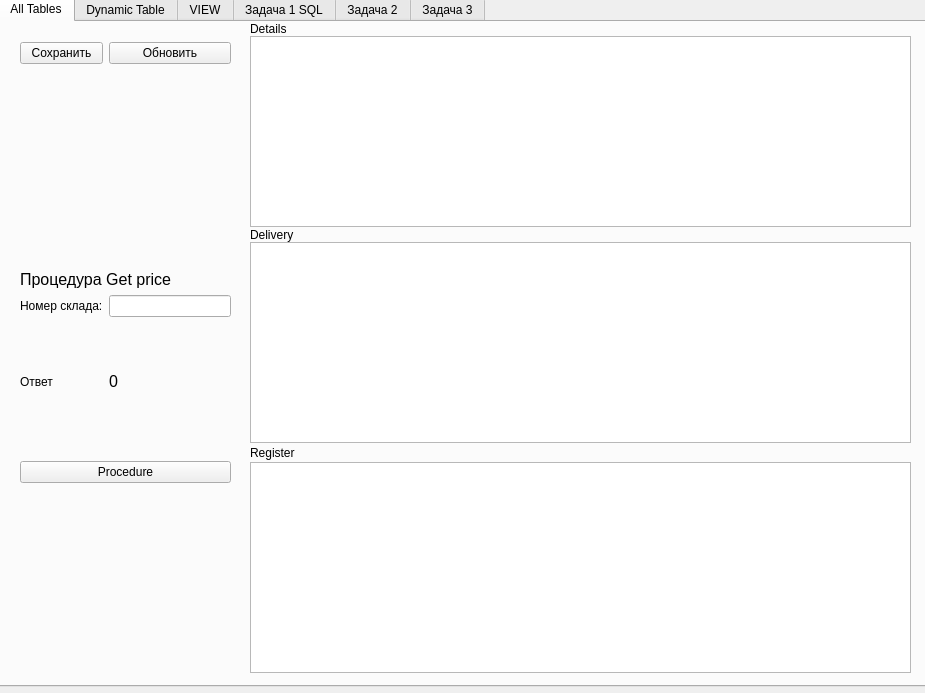
<?xml version="1.0" encoding="UTF-8"?>
<ui version="4.0">
 <class>MainWindow</class>
 <widget class="QMainWindow" name="MainWindow">
  <property name="geometry">
   <rect>
    <x>0</x>
    <y>0</y>
    <width>925</width>
    <height>693</height>
   </rect>
  </property>
  <property name="windowTitle">
   <string>MainWindow</string>
  </property>
  <widget class="QWidget" name="centralwidget">
   <widget class="QTabWidget" name="tabWidget">
    <property name="geometry">
     <rect>
      <x>-2</x>
      <y>-4</y>
      <width>931</width>
      <height>691</height>
     </rect>
    </property>
    <property name="currentIndex">
     <number>0</number>
    </property>
    <widget class="QWidget" name="all_tables">
     <attribute name="title">
      <string>All Tables</string>
     </attribute>
     <widget class="QTableView" name="Details">
      <property name="geometry">
       <rect>
        <x>250</x>
        <y>14</y>
        <width>661</width>
        <height>191</height>
       </rect>
      </property>
     </widget>
     <widget class="QTableView" name="Deliv">
      <property name="geometry">
       <rect>
        <x>250</x>
        <y>220</y>
        <width>661</width>
        <height>201</height>
       </rect>
      </property>
     </widget>
     <widget class="QTableView" name="Register">
      <property name="geometry">
       <rect>
        <x>250</x>
        <y>440</y>
        <width>661</width>
        <height>211</height>
       </rect>
      </property>
     </widget>
     <widget class="QLabel" name="label_7">
      <property name="geometry">
       <rect>
        <x>250</x>
        <y>-1</y>
        <width>49</width>
        <height>16</height>
       </rect>
      </property>
      <property name="sizePolicy">
       <sizepolicy hsizetype="Minimum" vsizetype="Preferred">
        <horstretch>0</horstretch>
        <verstretch>0</verstretch>
       </sizepolicy>
      </property>
      <property name="text">
       <string>Details</string>
      </property>
     </widget>
     <widget class="QLabel" name="label_8">
      <property name="geometry">
       <rect>
        <x>250</x>
        <y>205</y>
        <width>49</width>
        <height>16</height>
       </rect>
      </property>
      <property name="sizePolicy">
       <sizepolicy hsizetype="Minimum" vsizetype="Preferred">
        <horstretch>0</horstretch>
        <verstretch>0</verstretch>
       </sizepolicy>
      </property>
      <property name="text">
       <string>Delivery</string>
      </property>
     </widget>
     <widget class="QLabel" name="label_9">
      <property name="geometry">
       <rect>
        <x>250</x>
        <y>423</y>
        <width>49</width>
        <height>16</height>
       </rect>
      </property>
      <property name="sizePolicy">
       <sizepolicy hsizetype="Minimum" vsizetype="Preferred">
        <horstretch>0</horstretch>
        <verstretch>0</verstretch>
       </sizepolicy>
      </property>
      <property name="text">
       <string>Register</string>
      </property>
     </widget>
     <widget class="QWidget" name="gridLayoutWidget_5">
      <property name="geometry">
       <rect>
        <x>20</x>
        <y>20</y>
        <width>211</width>
        <height>441</height>
       </rect>
      </property>
      <layout class="QGridLayout" name="gridLayout_5">
       <item row="5" column="0">
        <spacer name="verticalSpacer">
         <property name="orientation">
          <enum>Qt::Vertical</enum>
         </property>
         <property name="sizeType">
          <enum>QSizePolicy::Fixed</enum>
         </property>
         <property name="sizeHint" stdset="0">
          <size>
           <width>20</width>
           <height>15</height>
          </size>
         </property>
        </spacer>
       </item>
       <item row="6" column="0" colspan="2">
        <widget class="QPushButton" name="proc">
         <property name="sizePolicy">
          <sizepolicy hsizetype="Minimum" vsizetype="Maximum">
           <horstretch>0</horstretch>
           <verstretch>0</verstretch>
          </sizepolicy>
         </property>
         <property name="text">
          <string>Procedure</string>
         </property>
        </widget>
       </item>
       <item row="3" column="1">
        <widget class="QLineEdit" name="id_sklad"/>
       </item>
       <item row="1" column="0" colspan="2">
        <spacer name="verticalSpacer_2">
         <property name="orientation">
          <enum>Qt::Vertical</enum>
         </property>
         <property name="sizeType">
          <enum>QSizePolicy::Fixed</enum>
         </property>
         <property name="sizeHint" stdset="0">
          <size>
           <width>20</width>
           <height>200</height>
          </size>
         </property>
        </spacer>
       </item>
       <item row="2" column="0" colspan="2">
        <widget class="QLabel" name="label_10">
         <property name="sizePolicy">
          <sizepolicy hsizetype="Fixed" vsizetype="Maximum">
           <horstretch>0</horstretch>
           <verstretch>0</verstretch>
          </sizepolicy>
         </property>
         <property name="font">
          <font>
           <pointsize>12</pointsize>
          </font>
         </property>
         <property name="text">
          <string>Процедура Get price</string>
         </property>
        </widget>
       </item>
       <item row="0" column="1">
        <widget class="QPushButton" name="refresh_Det">
         <property name="text">
          <string>Обновить</string>
         </property>
        </widget>
       </item>
       <item row="0" column="0">
        <widget class="QPushButton" name="save_Det">
         <property name="text">
          <string>Сохранить</string>
         </property>
        </widget>
       </item>
       <item row="3" column="0">
        <widget class="QLabel" name="label_12">
         <property name="text">
          <string>Номер склада:</string>
         </property>
        </widget>
       </item>
       <item row="4" column="0">
        <widget class="QLabel" name="label_13">
         <property name="text">
          <string>Ответ</string>
         </property>
        </widget>
       </item>
       <item row="4" column="1">
        <widget class="QLabel" name="res_proc">
         <property name="font">
          <font>
           <pointsize>12</pointsize>
          </font>
         </property>
         <property name="text">
          <string>0</string>
         </property>
        </widget>
       </item>
      </layout>
     </widget>
     <widget class="QWidget" name="horizontalLayoutWidget">
      <property name="geometry">
       <rect>
        <x>20</x>
        <y>240</y>
        <width>211</width>
        <height>80</height>
       </rect>
      </property>
      <layout class="QHBoxLayout" name="horizontalLayout"/>
     </widget>
    </widget>
    <widget class="QWidget" name="Dynamic_table">
     <attribute name="title">
      <string>Dynamic Table</string>
     </attribute>
     <widget class="QTableView" name="dynamic_table">
      <property name="geometry">
       <rect>
        <x>10</x>
        <y>10</y>
        <width>901</width>
        <height>381</height>
       </rect>
      </property>
     </widget>
     <widget class="QWidget" name="gridLayoutWidget">
      <property name="geometry">
       <rect>
        <x>10</x>
        <y>440</y>
        <width>901</width>
        <height>191</height>
       </rect>
      </property>
      <layout class="QGridLayout" name="gridLayout">
       <item row="0" column="1">
        <spacer name="horizontalSpacer">
         <property name="orientation">
          <enum>Qt::Horizontal</enum>
         </property>
         <property name="sizeType">
          <enum>QSizePolicy::Fixed</enum>
         </property>
         <property name="sizeHint" stdset="0">
          <size>
           <width>70</width>
           <height>0</height>
          </size>
         </property>
        </spacer>
       </item>
       <item row="0" column="2">
        <widget class="QPushButton" name="pushButton_Deliv_change">
         <property name="text">
          <string>Delivery</string>
         </property>
        </widget>
       </item>
       <item row="0" column="4">
        <widget class="QPushButton" name="pushButton_Reg_change">
         <property name="text">
          <string>Register</string>
         </property>
        </widget>
       </item>
       <item row="0" column="0">
        <widget class="QPushButton" name="pushButton_Det_change">
         <property name="text">
          <string>Details</string>
         </property>
        </widget>
       </item>
       <item row="0" column="3">
        <spacer name="horizontalSpacer_2">
         <property name="orientation">
          <enum>Qt::Horizontal</enum>
         </property>
         <property name="sizeType">
          <enum>QSizePolicy::Fixed</enum>
         </property>
         <property name="sizeHint" stdset="0">
          <size>
           <width>70</width>
           <height>38</height>
          </size>
         </property>
        </spacer>
       </item>
      </layout>
     </widget>
     <widget class="QLabel" name="label">
      <property name="geometry">
       <rect>
        <x>10</x>
        <y>400</y>
        <width>49</width>
        <height>16</height>
       </rect>
      </property>
      <property name="font">
       <font>
        <pointsize>12</pointsize>
       </font>
      </property>
      <property name="text">
       <string>Table:</string>
      </property>
     </widget>
     <widget class="QLabel" name="label_2">
      <property name="geometry">
       <rect>
        <x>60</x>
        <y>402</y>
        <width>49</width>
        <height>16</height>
       </rect>
      </property>
      <property name="font">
       <font>
        <pointsize>10</pointsize>
       </font>
      </property>
      <property name="text">
       <string>(none)</string>
      </property>
     </widget>
    </widget>
    <widget class="QWidget" name="one_table">
     <attribute name="title">
      <string>VIEW</string>
     </attribute>
     <widget class="QTableView" name="view">
      <property name="geometry">
       <rect>
        <x>10</x>
        <y>20</y>
        <width>901</width>
        <height>331</height>
       </rect>
      </property>
     </widget>
    </widget>
    <widget class="QWidget" name="task_1_sql">
     <attribute name="title">
      <string>Задача 1 SQL</string>
     </attribute>
     <widget class="QTableView" name="table_task_1">
      <property name="geometry">
       <rect>
        <x>10</x>
        <y>10</y>
        <width>901</width>
        <height>301</height>
       </rect>
      </property>
     </widget>
     <widget class="QWidget" name="gridLayoutWidget_2">
      <property name="geometry">
       <rect>
        <x>560</x>
        <y>320</y>
        <width>351</width>
        <height>111</height>
       </rect>
      </property>
      <layout class="QGridLayout" name="gridLayout_2">
       <item row="0" column="2">
        <widget class="QLineEdit" name="year">
         <property name="text">
          <string>2023</string>
         </property>
        </widget>
       </item>
       <item row="1" column="2">
        <widget class="QPushButton" name="task_1">
         <property name="text">
          <string>Task 1</string>
         </property>
        </widget>
       </item>
       <item row="1" column="0">
        <widget class="QRadioButton" name="radio_task_1_SQL">
         <property name="text">
          <string>SQL</string>
         </property>
         <attribute name="buttonGroup">
          <string notr="true">buttonGroup_3</string>
         </attribute>
        </widget>
       </item>
       <item row="1" column="1">
        <widget class="QRadioButton" name="radio_task_1_ORM">
         <property name="text">
          <string>ORM</string>
         </property>
         <attribute name="buttonGroup">
          <string notr="true">buttonGroup_3</string>
         </attribute>
        </widget>
       </item>
       <item row="0" column="0" colspan="2">
        <widget class="QLabel" name="label_3">
         <property name="text">
          <string>Год окончания договора:</string>
         </property>
        </widget>
       </item>
      </layout>
     </widget>
     <widget class="QTextBrowser" name="textBrowser_2">
      <property name="geometry">
       <rect>
        <x>10</x>
        <y>320</y>
        <width>541</width>
        <height>111</height>
       </rect>
      </property>
      <property name="styleSheet">
       <string notr="true">QWidget[objectName=&quot;centralWidget&quot;]{ background-image: url(&quot;:/img/bg&quot;) no-repeat right bottom; } 
QWidget[objectName=&quot;myFrame&quot;]{ background-color: #ff0000; } 
QLineEdit{ background-color: #00ff00; } 
QWidget[enabled=&quot;false&quot;]{ background-color: #0000ff; }</string>
      </property>
      <property name="html">
       <string>&lt;!DOCTYPE HTML PUBLIC &quot;-//W3C//DTD HTML 4.0//EN&quot; &quot;http://www.w3.org/TR/REC-html40/strict.dtd&quot;&gt;
&lt;html&gt;&lt;head&gt;&lt;meta name=&quot;qrichtext&quot; content=&quot;1&quot; /&gt;&lt;meta charset=&quot;utf-8&quot; /&gt;&lt;style type=&quot;text/css&quot;&gt;
p, li { white-space: pre-wrap; }
hr { height: 1px; border-width: 0; }
li.unchecked::marker { content: &quot;\2610&quot;; }
li.checked::marker { content: &quot;\2612&quot;; }
&lt;/style&gt;&lt;/head&gt;&lt;body style=&quot; font-family:'Segoe UI'; font-size:9pt; font-weight:400; font-style:normal;&quot;&gt;
&lt;p style=&quot; margin-top:12px; margin-bottom:12px; margin-left:0px; margin-right:0px; -qt-block-indent:0; text-indent:0px;&quot;&gt;&lt;span style=&quot; font-family:'Courier New';&quot;&gt;Задача-1. Сведения о поставках по договорам, завершающимся в $(YEAR) году: номер склада; код детали; номер документа о приеме; дата поступления; количество, поступившее по этому документу; номер договора; план поставки; дата завершения поставки.&lt;/span&gt;&lt;/p&gt;
&lt;p style=&quot;-qt-paragraph-type:empty; margin-top:12px; margin-bottom:12px; margin-left:0px; margin-right:0px; -qt-block-indent:0; text-indent:0px; font-family:'Courier New';&quot;&gt;&lt;br /&gt;&lt;/p&gt;&lt;/body&gt;&lt;/html&gt;</string>
      </property>
     </widget>
    </widget>
    <widget class="QWidget" name="task_2">
     <attribute name="title">
      <string>Задача 2</string>
     </attribute>
     <widget class="QTableView" name="window_func">
      <property name="geometry">
       <rect>
        <x>10</x>
        <y>10</y>
        <width>901</width>
        <height>301</height>
       </rect>
      </property>
     </widget>
     <widget class="QWidget" name="gridLayoutWidget_3">
      <property name="geometry">
       <rect>
        <x>560</x>
        <y>320</y>
        <width>351</width>
        <height>111</height>
       </rect>
      </property>
      <layout class="QGridLayout" name="gridLayout_3">
       <item row="1" column="2">
        <widget class="QPushButton" name="task_2_buttom">
         <property name="text">
          <string>Task 2</string>
         </property>
        </widget>
       </item>
       <item row="0" column="2">
        <widget class="QLineEdit" name="year_2"/>
       </item>
       <item row="0" column="0" colspan="2">
        <widget class="QLabel" name="label_4">
         <property name="text">
          <string>Год окончания договора:</string>
         </property>
        </widget>
       </item>
      </layout>
     </widget>
     <widget class="QTextBrowser" name="textBrowser_3">
      <property name="geometry">
       <rect>
        <x>10</x>
        <y>320</y>
        <width>541</width>
        <height>111</height>
       </rect>
      </property>
      <property name="html">
       <string>&lt;!DOCTYPE HTML PUBLIC &quot;-//W3C//DTD HTML 4.0//EN&quot; &quot;http://www.w3.org/TR/REC-html40/strict.dtd&quot;&gt;
&lt;html&gt;&lt;head&gt;&lt;meta name=&quot;qrichtext&quot; content=&quot;1&quot; /&gt;&lt;meta charset=&quot;utf-8&quot; /&gt;&lt;style type=&quot;text/css&quot;&gt;
p, li { white-space: pre-wrap; }
hr { height: 1px; border-width: 0; }
li.unchecked::marker { content: &quot;\2610&quot;; }
li.checked::marker { content: &quot;\2612&quot;; }
&lt;/style&gt;&lt;/head&gt;&lt;body style=&quot; font-family:'Segoe UI'; font-size:9pt; font-weight:400; font-style:normal;&quot;&gt;
&lt;p style=&quot; margin-top:12px; margin-bottom:12px; margin-left:0px; margin-right:0px; -qt-block-indent:0; text-indent:0px;&quot;&gt;&lt;span style=&quot; font-family:'Courier New';&quot;&gt;Задача-2. Сведения о поставках по договорам, завершающимся в $(YEAR) году: номер договора; код детали; план поставки; дата завершения поставки; общий план поставки этой детали по всем договорам, приоритет по договорам – нумерация по возрастанию даты завершения поставки данной детали.&lt;/span&gt;&lt;/p&gt;&lt;/body&gt;&lt;/html&gt;</string>
      </property>
     </widget>
    </widget>
    <widget class="QWidget" name="tab">
     <attribute name="title">
      <string>Задача 3</string>
     </attribute>
     <widget class="QTableView" name="table_task_3">
      <property name="geometry">
       <rect>
        <x>10</x>
        <y>10</y>
        <width>901</width>
        <height>301</height>
       </rect>
      </property>
     </widget>
     <widget class="QWidget" name="gridLayoutWidget_4">
      <property name="geometry">
       <rect>
        <x>560</x>
        <y>320</y>
        <width>346</width>
        <height>151</height>
       </rect>
      </property>
      <layout class="QGridLayout" name="gridLayout_4">
       <item row="0" column="2">
        <widget class="QLineEdit" name="plan_qt"/>
       </item>
       <item row="1" column="2">
        <widget class="QLineEdit" name="reg_qt"/>
       </item>
       <item row="2" column="2">
        <widget class="QPushButton" name="task_3_buttom">
         <property name="text">
          <string>Task 3</string>
         </property>
        </widget>
       </item>
       <item row="2" column="0">
        <widget class="QRadioButton" name="radioButton_SQL">
         <property name="text">
          <string>SQL</string>
         </property>
         <attribute name="buttonGroup">
          <string notr="true">buttonGroup</string>
         </attribute>
        </widget>
       </item>
       <item row="1" column="0" colspan="2">
        <widget class="QLabel" name="label_6">
         <property name="text">
          <string>Количество деталей в поставке, X</string>
         </property>
        </widget>
       </item>
       <item row="0" column="0" colspan="2">
        <widget class="QLabel" name="label_5">
         <property name="text">
          <string>Общий план, PLAN</string>
         </property>
        </widget>
       </item>
       <item row="2" column="1">
        <widget class="QRadioButton" name="radioButton_ORM">
         <property name="text">
          <string>ORM</string>
         </property>
         <attribute name="buttonGroup">
          <string notr="true">buttonGroup</string>
         </attribute>
        </widget>
       </item>
      </layout>
     </widget>
     <widget class="QTextBrowser" name="textBrowser">
      <property name="geometry">
       <rect>
        <x>10</x>
        <y>320</y>
        <width>541</width>
        <height>151</height>
       </rect>
      </property>
      <property name="html">
       <string>&lt;!DOCTYPE HTML PUBLIC &quot;-//W3C//DTD HTML 4.0//EN&quot; &quot;http://www.w3.org/TR/REC-html40/strict.dtd&quot;&gt;
&lt;html&gt;&lt;head&gt;&lt;meta name=&quot;qrichtext&quot; content=&quot;1&quot; /&gt;&lt;meta charset=&quot;utf-8&quot; /&gt;&lt;style type=&quot;text/css&quot;&gt;
p, li { white-space: pre-wrap; }
hr { height: 1px; border-width: 0; }
li.unchecked::marker { content: &quot;\2610&quot;; }
li.checked::marker { content: &quot;\2612&quot;; }
&lt;/style&gt;&lt;/head&gt;&lt;body style=&quot; font-family:'Segoe UI'; font-size:9pt; font-weight:400; font-style:normal;&quot;&gt;
&lt;p align=&quot;justify&quot; style=&quot; margin-top:12px; margin-bottom:12px; margin-left:18px; margin-right:0px; -qt-block-indent:0; text-indent:0px;&quot;&gt;&lt;span style=&quot; font-family:'Symbol';&quot;&gt;¨ &lt;/span&gt;&lt;span style=&quot; font-family:'Courier New';&quot;&gt;Задача-3. Сведения о наличии деталей на складах, такие что:&lt;/span&gt;&lt;/p&gt;
&lt;p align=&quot;justify&quot; style=&quot; margin-top:12px; margin-bottom:12px; margin-left:36px; margin-right:0px; -qt-block-indent:0; text-indent:0px;&quot;&gt;&lt;span style=&quot; font-family:'Courier New';&quot;&gt;для этой детали &lt;/span&gt;&lt;span style=&quot; font-family:'Courier New'; text-decoration: underline;&quot;&gt;имеется договорная поставка&lt;/span&gt;&lt;span style=&quot; font-family:'Courier New';&quot;&gt; (из 09в) с планом поставки &amp;gt; $(PLAN)&lt;/span&gt;&lt;/p&gt;
&lt;p align=&quot;justify&quot; style=&quot; margin-top:12px; margin-bottom:12px; margin-left:72px; margin-right:0px; -qt-block-indent:0; text-indent:0px;&quot;&gt;&lt;span style=&quot; font-family:'Courier New';&quot;&gt;и &lt;/span&gt;&lt;span style=&quot; font-family:'Courier New'; text-decoration: underline;&quot;&gt;все поступления&lt;/span&gt;&lt;span style=&quot; font-family:'Courier New';&quot;&gt; (из 13б) по этой договорной поставке были в количестве  &amp;gt; $(X) каждое.&lt;/span&gt;&lt;/p&gt;&lt;/body&gt;&lt;/html&gt;</string>
      </property>
     </widget>
    </widget>
   </widget>
  </widget>
 </widget>
 <resources/>
 <connections/>
 <buttongroups>
  <buttongroup name="buttonGroup"/>
  <buttongroup name="buttonGroup_3"/>
 </buttongroups>
</ui>
